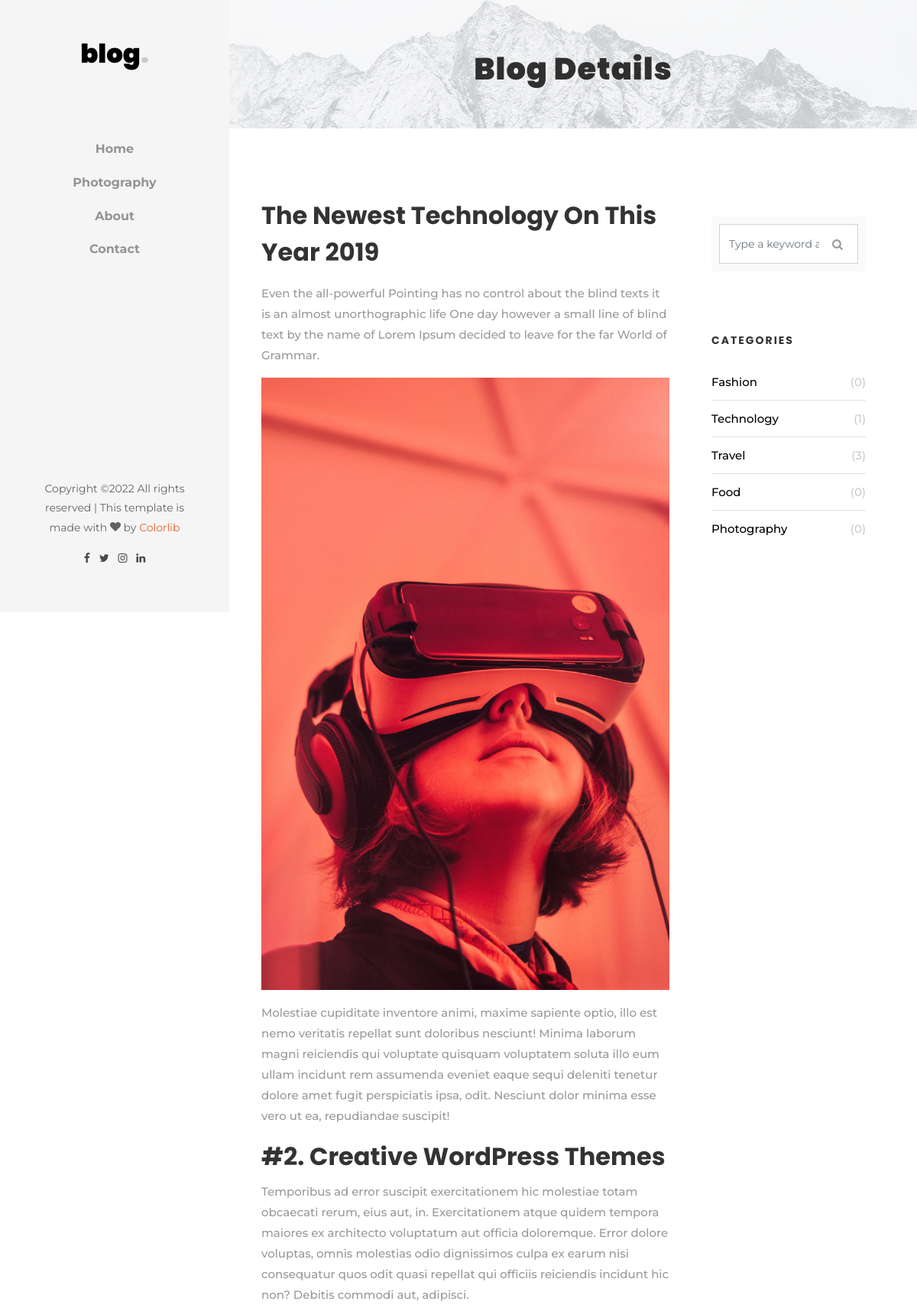
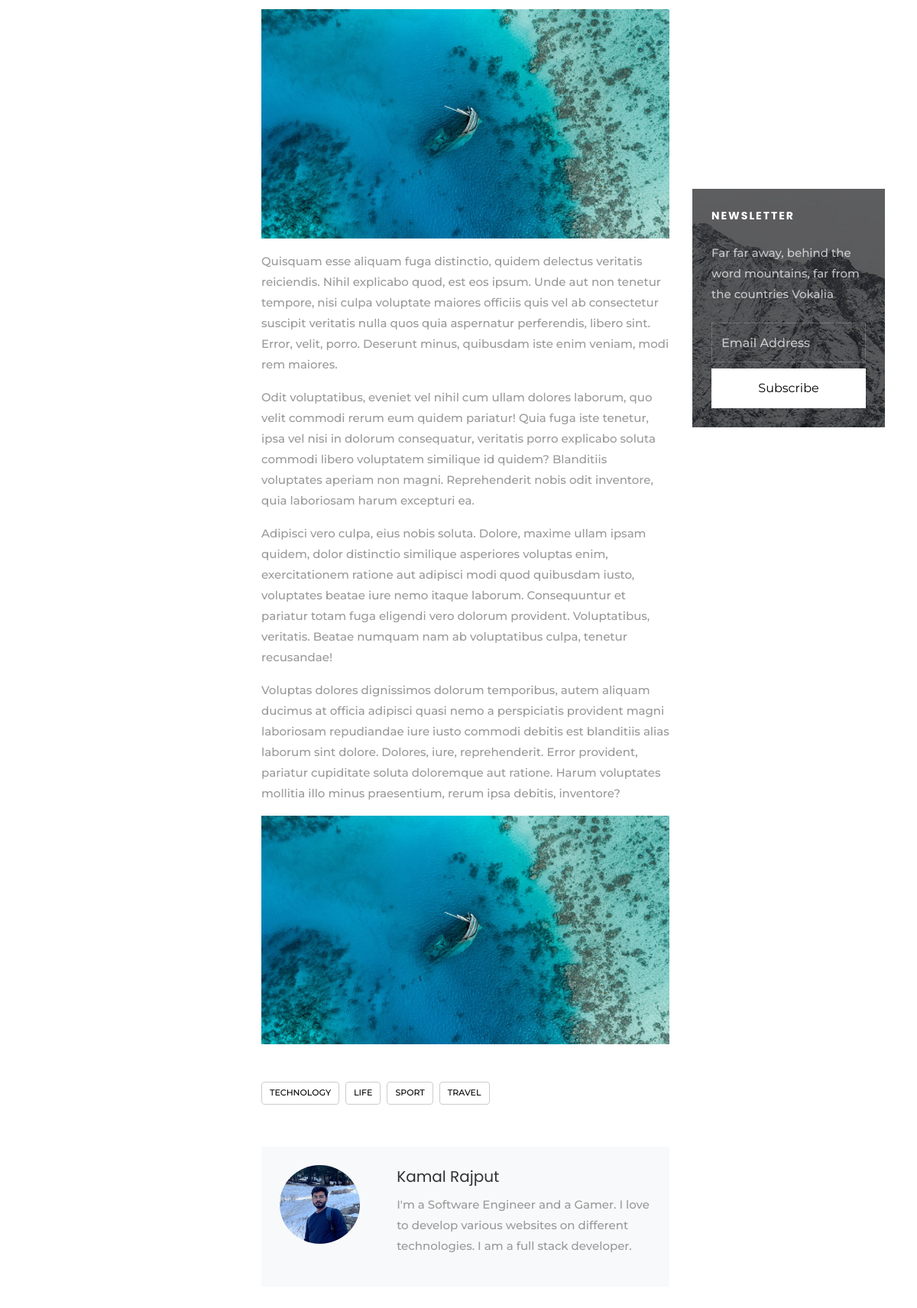
Page /blog/1/ on the committed database (2 pictures, top to bottom).
### home/models.py (models this page shows, shortened)
class Post(models.Model):
    post_title = models.CharField(max_length=255)
    preview = models.CharField(max_length=500, blank=True)
    description = RichTextField()
    cover_pic = models.ImageField(upload_to = cover_pic_path)
    image_1 = models.ImageField(upload_to = posts_pic_path, blank=True)
    image_2 = models.ImageField(upload_to = posts_pic_path, blank=True)
    image_3 = models.ImageField(upload_to = posts_pic_path, blank=True)
    tags = models.CharField(max_length=500, blank=True)
    author = models.ForeignKey(About, on_delete=models.CASCADE)
    active = models.BooleanField(default=True)
    created_at = models.DateTimeField(default=timezone.now)
    updated_at = models.DateTimeField(default=timezone.now)
    def get_tags_list(self):
        return self.tags.split(',')

class About(models.Model):
    first_name = models.CharField(max_length=30)
    last_name = models.CharField(max_length=30)
    profile_pic = models.ImageField(upload_to ='profilepic.jpg', blank=True)
    about = models.CharField(max_length=500)
    created_at = models.DateTimeField(default=timezone.now)
    updated_at = models.DateTimeField(default=timezone.now)

### home/views.py (the view)
# urls.py: path('blog/<int:pk>/', views.post),
def post(request, pk):
    context = {}
    context["active"] = ""
    post_obj = Post.objects.get(pk=pk)
    latest_posts = Post.objects.all().order_by("-pk")[:3]
    categories = {
        "Fashion": Post.objects.filter(tags__contains="fashion").count(),
        "Technology": Post.objects.filter(tags__contains="technology").count(),
        "Travel": Post.objects.filter(tags__contains="travel").count(),
        "Food": Post.objects.filter(tags__contains="food").count(),
        "Photography": Post.objects.filter(tags__contains="photography").count()
    }
    current_date = datetime.now().date()
    archives_obj = {}
    for i in range(6):
        date = current_date - relativedelta(months=i)
        archives_obj[f'{date.strftime("%B")} {date.strftime("%Y")}'] = Post.objects.filter(created_at__month=date.month).count()
    if post_obj.image_1:
        post_obj.description = post_obj.description.replace(
            "{image_1}", f'<img src="{post_obj.image_1.url}" alt="" class="img-fluid">'
        )
    if post_obj.image_2:
        post_obj.description = post_obj.description.replace(
            "{image_2}", f'<img src="{post_obj.image_2.url}" alt="" class="img-fluid">'
        )
    if post_obj.image_3:
        post_obj.description = post_obj.description.replace(
            "{image_3}", f'<img src="{post_obj.image_3.url}" alt="" class="img-fluid">'
        )
    context["post_obj"] = post_obj
    context["categories"] = categories
    context["latest_posts"] = latest_posts
    context["archives_obj"] = archives_obj
    return render(request, "home/single.html", context)

### home/templatetags/template_tags.py (called while the page is built)
@register.simple_tag
def get_social_links():
    return Social.objects.all().first()

@register.simple_tag
def get_latest_tags():
    posts = Post.objects.all().order_by("-pk")
    tags_list = []
    for post in posts:
        tags = post.tags.split(",")
        for tag in tags:
            if tag not in tags_list: tags_list.append(tag)
            if len(tags_list) == 10: return tags_list
    return tags_list

### templates/home/single.html (shortened to what this page needs)
{% extends "root.html" %}
{% load static %}
{% load template_tags %}
{% block content_body %}
<div id="colorlib-main">
	<div class="hero-wrap" style="background-image: url({% static 'images/bg_1.jpg' %});"
		data-stellar-background-ratio="0.5">
		<div class="overlay"></div>
		<div class=" d-flex justify-content-center align-items-center">
			<div class="col-md-8 text text-center">
				<div class="desc">
					<h1 class="mb-5" style="padding-top: 1.5em;">Blog Details</h1>
				</div>
			</div>
		</div>
	</div>
	<section class="ftco-section">
		<div class="container">
			<div class="row">
				<div class="col-lg-8 ftco-animate">
					<h2 class="mb-3 font-weight-bold">{{ post_obj.post_title }}</h2>
					<p>{{ post_obj.preview }}</p>
					<p>
						<img src="{{ post_obj.cover_pic.url }}" alt="" class="img-fluid">
					</p>
					<p>{{ post_obj.description|safe }}</p>
						<img src="images/image_2.jpg" alt="" class="img-fluid">
					<div class="tag-widget post-tag-container mb-5 mt-5">
						<div class="tagcloud">
							{% for tag in post_obj.get_tags_list %}
							<a href="#" class="tag-cloud-link">{{ tag|upper }}</a>
							{% endfor %}
						</div>
					</div>
					<div class="about-author d-flex p-4 bg-light">
						<div class="bio mr-5" style="width: 300px;">
							<img src="{{ post_obj.author.profile_pic.url }}" alt="Image placeholder" class="img-fluid mb-4">
						</div>
						<div class="desc">
							<h3>{{ post_obj.author.first_name }} {{ post_obj.author.last_name }}</h3>
							<p>{{ post_obj.author.about }}</p>
						</div>
					</div>
				</div>
				<div class="col-lg-4 sidebar ftco-animate">
					<div class="sidebar-box">
						<form action="#" class="search-form">
							<div class="form-group">
								<span class="icon icon-search"></span>
								<input type="text" class="form-control" placeholder="Type a keyword and hit enter">
							</div>
						</form>
					</div>
					<div class="sidebar-box ftco-animate">
						<h3 class="sidebar-heading">Categories</h3>
						<ul class="categories">
							{% for key, value in categories.items %}
							<li><a href="#">{{ key }} <span>({{ value }})</span></a></li>
							{% endfor %}
						</ul>
					</div>
							{% get_latest_tags as latest_tags %}
					<div class="sidebar-box subs-wrap img" style="background-image: url(images/bg_1.jpg);">
						<div class="overlay"></div>
						<h3 class="mb-4 sidebar-heading">Newsletter</h3>
						<p class="mb-4">Far far away, behind the word mountains, far from the countries Vokalia</p>
						<form action="#" class="subscribe-form">
							<div class="form-group">
								<input type="text" class="form-control" placeholder="Email Address">
								<input type="submit" value="Subscribe" class="mt-2 btn btn-white submit">
							</div>
						</form>
					</div>
				</div>
			</div>
		</div>
	</section>
</div>
{% endblock content_body %}

### templates/root.html (shortened to what this page needs)
{% load static %}
{% load template_tags %}
<!DOCTYPE html>
<html lang="en">
<head>
	<link rel="stylesheet" href="{% static 'css/open-iconic-bootstrap.min.css' %}">
	<link rel="stylesheet" href="{% static 'css/animate.css' %}">
	<link rel="stylesheet" href="{% static 'css/owl.carousel.min.css' %}">
	<link rel="stylesheet" href="{% static 'css/owl.theme.default.min.css' %}">
	<link rel="stylesheet" href="{% static 'css/magnific-popup.css' %}">
	<link rel="stylesheet" href="{% static 'css/aos.css' %}">
	<link rel="stylesheet" href="{% static 'css/ionicons.min.css' %}">
	<link rel="stylesheet" href="{% static 'css/bootstrap-datepicker.css' %}">
	<link rel="stylesheet" href="{% static 'css/jquery.timepicker.css' %}">
	<link rel="stylesheet" href="{% static 'css/flaticon.css' %}">
	<link rel="stylesheet" href="{% static 'css/icomoon.css' %}">
	<link rel="stylesheet" href="{% static 'css/style.css' %}">
</head>
<body>
	<div id="colorlib-page">
		<aside id="colorlib-aside" role="complementary" class="js-fullheight text-center">
			<h1 id="colorlib-logo"><a href="index.html">blog<span>.</span></a></h1>
			<nav id="colorlib-main-menu" role="navigation">
				<ul>
					<li {% if active == "index" %}class="colorlib-active"{% endif %}><a href="/">Home</a></li>
					<li {% if active == "photography" %}class="colorlib-active"{% endif %}><a href="/photography">Photography</a></li>
					<li {% if active == "about" %}class="colorlib-active"{% endif %}><a href="/about">About</a></li>
					<li {% if active == "contact" %}class="colorlib-active"{% endif %}><a href="/contact">Contact</a></li>
				</ul>
			</nav>
			<div class="colorlib-footer">
				<p>
					Copyright &copy; All rights reserved | This template is made with <i class="icon-heart" aria-hidden="true"></i> by <a
						href="https://colorlib.com" target="_blank">Colorlib</a>
					<ul>
						{% get_social_links as social_links %}
						<li><a href="{{ social_links.facebook }}"><i class="icon-facebook"></i></a></li>
						<li><a href="{{ social_links.twitter }}"><i class="icon-twitter"></i></a></li>
						<li><a href="{{ social_links.instagram }}"><i class="icon-instagram"></i></a></li>
						<li><a href="{{ social_links.linkedin }}"><i class="icon-linkedin"></i></a></li>
					</ul>
				</p>
			</div>
		</aside>
		{% block content_body %}
		{% endblock content_body %}
	</div>
</body>
</html>

### static/css/icomoon.css (style rules this page uses)
[class^="icon-"], [class*=" icon-"] { font-family: 'icomoon' !important; speak: none; font-style: normal; font-weight: normal; font-variant: normal; text-transform: none; line-height: 1; -webkit-font-smoothing: antialiased; -moz-osx-font-smoothing: grayscale; }
.icon-search:before { content: "\f002"; }
.icon-heart:before { content: "\f004"; }
.icon-twitter:before { content: "\f099"; }
.icon-facebook:before { content: "\f09a"; }
.icon-linkedin:before { content: "\f0e1"; }
.icon-instagram:before { content: "\f16d"; }

### rows in the picture
Post: post_title "The Newest Technology On This Year 2019", preview "Even the all-powerful Pointing has no control about the blind texts it is an almost unorthographic life One day however a small line of blind text by the name of Lorem Ipsum decided to leave for the far World of Grammar.", cover_pic (picture), description "Molestiae cupiditate inventore animi, maxime sapiente optio, illo est nemo veritatis repellat sunt doloribus nesciunt! Minima laborum magni reiciendis qui voluptate quisquam voluptatem soluta illo eum ullam incidunt rem assumenda eveniet eaque sequi deleniti tenetur dolore amet fugit perspiciatis ipsa, odit. Nesciunt dolor minima esse vero ut ea, repudiandae suscipit! #2. Creative WordPress Themes Temporibus ad error suscipit exercitationem hic molestiae totam obcaecati rerum, eius aut, in. Exercitationem atque quidem tempora maiores ex architecto voluptatum aut officia doloremque. Error dolore voluptas, omnis molestias odio dignissimos culpa ex earum nisi consequatur quos odit quasi…", description (picture), author.profile_pic (picture), author.first_name "Kamal", author.last_name "Rajput", author.about "I'm a Software Engineer and a Gamer. I love to develop various websites on different technologies. I am a full stack developer."

### other values in the picture
{{ tag|upper }} "TECHNOLOGY" "LIFE" "SPORT" "TRAVEL"
{{ key }} "Fashion" "Technology" "Travel" "Food" "Photography"
{{ value }} "0" "1" "3" "0" "0"
